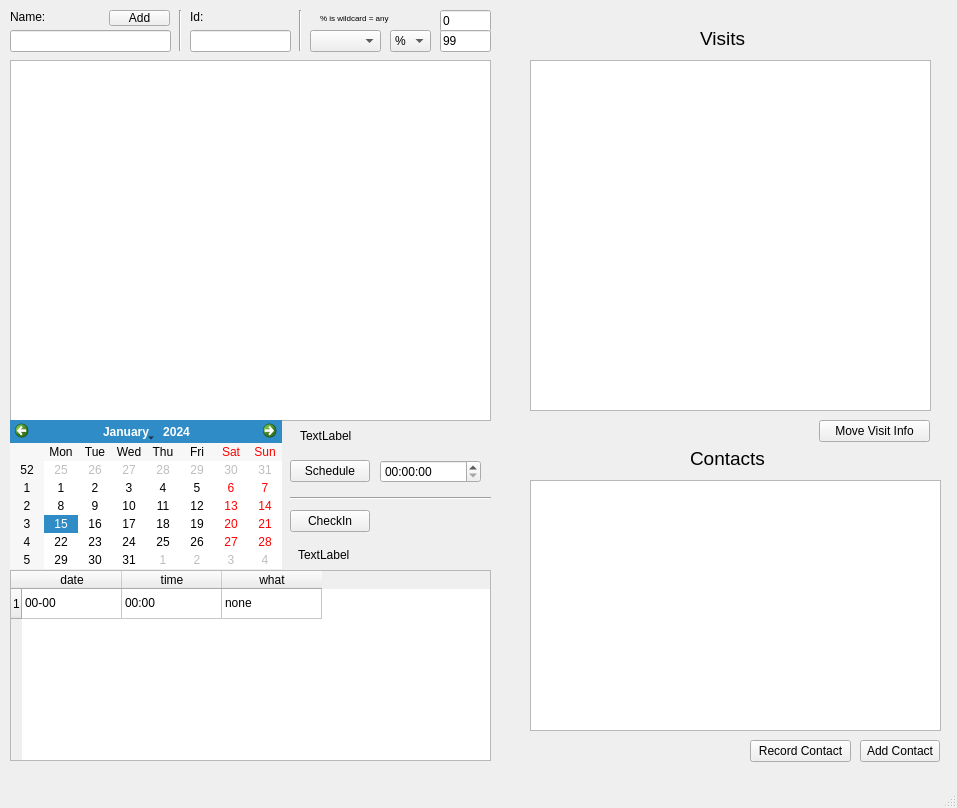
<?xml version="1.0" encoding="UTF-8"?>
<ui version="4.0">
 <class>MainWindow</class>
 <widget class="QMainWindow" name="MainWindow">
  <property name="geometry">
   <rect>
    <x>0</x>
    <y>0</y>
    <width>957</width>
    <height>808</height>
   </rect>
  </property>
  <property name="windowTitle">
   <string>MainWindow</string>
  </property>
  <widget class="QWidget" name="centralwidget">
   <widget class="QLineEdit" name="fullname">
    <property name="geometry">
     <rect>
      <x>10</x>
      <y>30</y>
      <width>161</width>
      <height>22</height>
     </rect>
    </property>
   </widget>
   <widget class="QLineEdit" name="subjid_search">
    <property name="geometry">
     <rect>
      <x>190</x>
      <y>30</y>
      <width>101</width>
      <height>22</height>
     </rect>
    </property>
   </widget>
   <widget class="QTableWidget" name="people_table">
    <property name="geometry">
     <rect>
      <x>10</x>
      <y>60</y>
      <width>481</width>
      <height>361</height>
     </rect>
    </property>
   </widget>
   <widget class="QTableWidget" name="cal_table">
    <property name="geometry">
     <rect>
      <x>10</x>
      <y>570</y>
      <width>481</width>
      <height>191</height>
     </rect>
    </property>
    <row>
     <property name="text">
      <string>1</string>
     </property>
    </row>
    <column>
     <property name="text">
      <string>date</string>
     </property>
    </column>
    <column>
     <property name="text">
      <string>time</string>
     </property>
    </column>
    <column>
     <property name="text">
      <string>what</string>
     </property>
    </column>
    <item row="0" column="0">
     <property name="text">
      <string>00-00</string>
     </property>
    </item>
    <item row="0" column="1">
     <property name="text">
      <string>00:00</string>
     </property>
    </item>
    <item row="0" column="2">
     <property name="text">
      <string>none</string>
     </property>
    </item>
   </widget>
   <widget class="QCalendarWidget" name="calendarWidget">
    <property name="geometry">
     <rect>
      <x>10</x>
      <y>420</y>
      <width>272</width>
      <height>149</height>
     </rect>
    </property>
   </widget>
   <widget class="QPushButton" name="schedule_button">
    <property name="geometry">
     <rect>
      <x>290</x>
      <y>460</y>
      <width>80</width>
      <height>22</height>
     </rect>
    </property>
    <property name="text">
     <string>Schedule</string>
    </property>
   </widget>
   <widget class="QPushButton" name="Checkin_button">
    <property name="geometry">
     <rect>
      <x>290</x>
      <y>510</y>
      <width>80</width>
      <height>22</height>
     </rect>
    </property>
    <property name="text">
     <string>CheckIn</string>
    </property>
   </widget>
   <widget class="QTimeEdit" name="timeEdit">
    <property name="geometry">
     <rect>
      <x>380</x>
      <y>460</y>
      <width>101</width>
      <height>23</height>
     </rect>
    </property>
   </widget>
   <widget class="QLabel" name="checkin_what_label">
    <property name="geometry">
     <rect>
      <x>298</x>
      <y>539</y>
      <width>191</width>
      <height>31</height>
     </rect>
    </property>
    <property name="text">
     <string>TextLabel</string>
    </property>
   </widget>
   <widget class="QLabel" name="schedule_what_label">
    <property name="geometry">
     <rect>
      <x>300</x>
      <y>420</y>
      <width>181</width>
      <height>31</height>
     </rect>
    </property>
    <property name="text">
     <string>TextLabel</string>
    </property>
   </widget>
   <widget class="QTableWidget" name="contact_table">
    <property name="geometry">
     <rect>
      <x>530</x>
      <y>480</y>
      <width>411</width>
      <height>251</height>
     </rect>
    </property>
   </widget>
   <widget class="QTableWidget" name="visit_table">
    <property name="geometry">
     <rect>
      <x>530</x>
      <y>60</y>
      <width>401</width>
      <height>351</height>
     </rect>
    </property>
   </widget>
   <widget class="Line" name="line">
    <property name="geometry">
     <rect>
      <x>290</x>
      <y>490</y>
      <width>201</width>
      <height>16</height>
     </rect>
    </property>
    <property name="orientation">
     <enum>Qt::Horizontal</enum>
    </property>
   </widget>
   <widget class="QPushButton" name="record_contact_button">
    <property name="geometry">
     <rect>
      <x>750</x>
      <y>740</y>
      <width>101</width>
      <height>22</height>
     </rect>
    </property>
    <property name="text">
     <string>Record Contact</string>
    </property>
   </widget>
   <widget class="QPushButton" name="add_contact_button">
    <property name="geometry">
     <rect>
      <x>860</x>
      <y>740</y>
      <width>80</width>
      <height>22</height>
     </rect>
    </property>
    <property name="text">
     <string>Add Contact</string>
    </property>
   </widget>
   <widget class="QPushButton" name="visit_info_button">
    <property name="geometry">
     <rect>
      <x>819</x>
      <y>420</y>
      <width>111</width>
      <height>22</height>
     </rect>
    </property>
    <property name="text">
     <string>Move Visit Info</string>
    </property>
   </widget>
   <widget class="QLabel" name="search_note_label">
    <property name="geometry">
     <rect>
      <x>320</x>
      <y>10</y>
      <width>81</width>
      <height>16</height>
     </rect>
    </property>
    <property name="font">
     <font>
      <pointsize>6</pointsize>
     </font>
    </property>
    <property name="text">
     <string>% is wildcard = any</string>
    </property>
   </widget>
   <widget class="QLabel" name="search_name_label">
    <property name="geometry">
     <rect>
      <x>10</x>
      <y>10</y>
      <width>59</width>
      <height>14</height>
     </rect>
    </property>
    <property name="text">
     <string>Name:</string>
    </property>
   </widget>
   <widget class="QLabel" name="search_id_label">
    <property name="geometry">
     <rect>
      <x>190</x>
      <y>10</y>
      <width>59</width>
      <height>14</height>
     </rect>
    </property>
    <property name="text">
     <string>Id:</string>
    </property>
   </widget>
   <widget class="QLabel" name="visit_label">
    <property name="geometry">
     <rect>
      <x>700</x>
      <y>30</y>
      <width>161</width>
      <height>16</height>
     </rect>
    </property>
    <property name="font">
     <font>
      <pointsize>14</pointsize>
     </font>
    </property>
    <property name="text">
     <string>Visits</string>
    </property>
   </widget>
   <widget class="QLabel" name="contacts_label">
    <property name="geometry">
     <rect>
      <x>690</x>
      <y>450</y>
      <width>241</width>
      <height>16</height>
     </rect>
    </property>
    <property name="font">
     <font>
      <pointsize>14</pointsize>
     </font>
    </property>
    <property name="text">
     <string>Contacts</string>
    </property>
   </widget>
   <widget class="Line" name="line_2">
    <property name="geometry">
     <rect>
      <x>290</x>
      <y>10</y>
      <width>20</width>
      <height>41</height>
     </rect>
    </property>
    <property name="orientation">
     <enum>Qt::Vertical</enum>
    </property>
   </widget>
   <widget class="Line" name="line_3">
    <property name="geometry">
     <rect>
      <x>170</x>
      <y>10</y>
      <width>20</width>
      <height>41</height>
     </rect>
    </property>
    <property name="orientation">
     <enum>Qt::Vertical</enum>
    </property>
   </widget>
   <widget class="QLineEdit" name="min_age_search">
    <property name="geometry">
     <rect>
      <x>440</x>
      <y>10</y>
      <width>51</width>
      <height>22</height>
     </rect>
    </property>
    <property name="text">
     <string>0</string>
    </property>
   </widget>
   <widget class="QLineEdit" name="max_age_search">
    <property name="geometry">
     <rect>
      <x>440</x>
      <y>30</y>
      <width>51</width>
      <height>22</height>
     </rect>
    </property>
    <property name="text">
     <string>99</string>
    </property>
   </widget>
   <widget class="QComboBox" name="sex_search">
    <property name="geometry">
     <rect>
      <x>390</x>
      <y>30</y>
      <width>41</width>
      <height>22</height>
     </rect>
    </property>
    <item>
     <property name="text">
      <string>%</string>
     </property>
    </item>
    <item>
     <property name="text">
      <string>M</string>
     </property>
    </item>
    <item>
     <property name="text">
      <string>F</string>
     </property>
    </item>
   </widget>
   <widget class="QComboBox" name="study_search">
    <property name="geometry">
     <rect>
      <x>310</x>
      <y>30</y>
      <width>71</width>
      <height>22</height>
     </rect>
    </property>
    <item>
     <property name="text">
      <string/>
     </property>
    </item>
   </widget>
   <widget class="QPushButton" name="add_person_button">
    <property name="geometry">
     <rect>
      <x>109</x>
      <y>10</y>
      <width>61</width>
      <height>16</height>
     </rect>
    </property>
    <property name="text">
     <string>Add</string>
    </property>
   </widget>
  </widget>
  <widget class="QMenuBar" name="menubar">
   <property name="geometry">
    <rect>
     <x>0</x>
     <y>0</y>
     <width>957</width>
     <height>19</height>
    </rect>
   </property>
  </widget>
  <widget class="QStatusBar" name="statusbar"/>
 </widget>
 <resources/>
 <connections/>
</ui>
